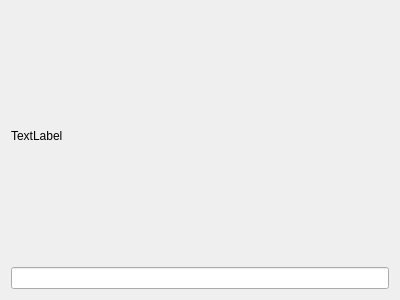
<?xml version="1.0" encoding="UTF-8"?>
<ui version="4.0">
 <class>HeroWidget</class>
 <widget class="QWidget" name="HeroWidget">
  <property name="geometry">
   <rect>
    <x>0</x>
    <y>0</y>
    <width>400</width>
    <height>300</height>
   </rect>
  </property>
  <property name="windowTitle">
   <string>Form</string>
  </property>
  <layout class="QVBoxLayout" name="verticalLayout_2">
   <item>
    <widget class="QLabel" name="imageLabel">
     <property name="text">
      <string>TextLabel</string>
     </property>
    </widget>
   </item>
   <item>
    <widget class="QLineEdit" name="lineEdit"/>
   </item>
  </layout>
 </widget>
 <resources/>
 <connections/>
</ui>
